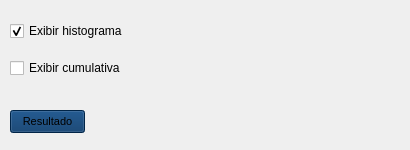
<?xml version="1.0" encoding="UTF-8"?>
<ui version="4.0">
 <class>Form</class>
 <widget class="QWidget" name="Form">
  <property name="geometry">
   <rect>
    <x>0</x>
    <y>0</y>
    <width>410</width>
    <height>150</height>
   </rect>
  </property>
  <property name="minimumSize">
   <size>
    <width>410</width>
    <height>150</height>
   </size>
  </property>
  <property name="maximumSize">
   <size>
    <width>420</width>
    <height>180</height>
   </size>
  </property>
  <property name="windowTitle">
   <string>Form</string>
  </property>
  <property name="styleSheet">
   <string notr="true"/>
  </property>
  <widget class="QPushButton" name="pushButton">
   <property name="geometry">
    <rect>
     <x>10</x>
     <y>110</y>
     <width>75</width>
     <height>23</height>
    </rect>
   </property>
   <property name="font">
    <font>
     <family>MS Shell Dlg 2</family>
     <pointsize>8</pointsize>
     <weight>9</weight>
     <italic>false</italic>
     <bold>false</bold>
    </font>
   </property>
   <property name="autoFillBackground">
    <bool>false</bool>
   </property>
   <property name="styleSheet">
    <string notr="true">background-color: rgb(0, 50, 100);
font: 75 8pt &quot;MS Shell Dlg 2&quot;;</string>
   </property>
   <property name="text">
    <string>Resultado</string>
   </property>
  </widget>
  <widget class="QWidget" name="">
   <property name="geometry">
    <rect>
     <x>10</x>
     <y>10</y>
     <width>121</width>
     <height>80</height>
    </rect>
   </property>
   <layout class="QVBoxLayout" name="verticalLayout_2" stretch="1,1">
    <property name="sizeConstraint">
     <enum>QLayout::SetMinimumSize</enum>
    </property>
    <item>
     <widget class="QCheckBox" name="checkBox">
      <property name="text">
       <string>Exibir histograma</string>
      </property>
      <property name="checked">
       <bool>true</bool>
      </property>
     </widget>
    </item>
    <item>
     <widget class="QCheckBox" name="checkBox_2">
      <property name="text">
       <string>Exibir cumulativa</string>
      </property>
     </widget>
    </item>
   </layout>
  </widget>
 </widget>
 <resources/>
 <connections/>
</ui>
